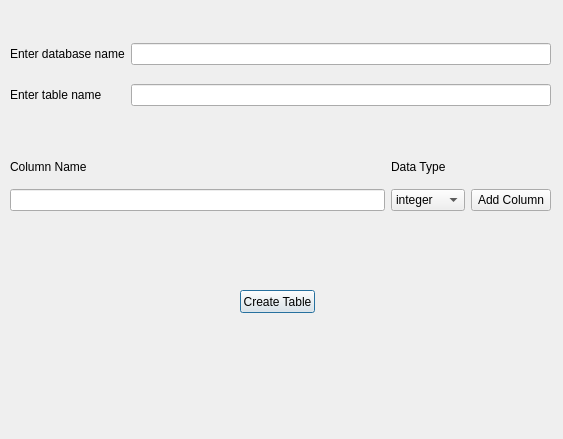
<?xml version="1.0" encoding="UTF-8"?>
<ui version="4.0">
 <class>Dialog</class>
 <widget class="QDialog" name="Dialog">
  <property name="geometry">
   <rect>
    <x>0</x>
    <y>0</y>
    <width>563</width>
    <height>439</height>
   </rect>
  </property>
  <property name="windowTitle">
   <string>Dialog</string>
  </property>
  <widget class="QLabel" name="label_result">
   <property name="geometry">
    <rect>
     <x>50</x>
     <y>360</y>
     <width>451</width>
     <height>41</height>
    </rect>
   </property>
   <property name="text">
    <string/>
   </property>
   <property name="wordWrap">
    <bool>true</bool>
   </property>
  </widget>
  <widget class="QPushButton" name="pushButton_CreateTable">
   <property name="geometry">
    <rect>
     <x>240</x>
     <y>290</y>
     <width>75</width>
     <height>23</height>
    </rect>
   </property>
   <property name="text">
    <string>Create Table</string>
   </property>
  </widget>
  <widget class="QLabel" name="label_ColumnList">
   <property name="geometry">
    <rect>
     <x>20</x>
     <y>230</y>
     <width>531</width>
     <height>41</height>
    </rect>
   </property>
   <property name="text">
    <string/>
   </property>
   <property name="wordWrap">
    <bool>true</bool>
   </property>
  </widget>
  <widget class="QWidget" name="">
   <property name="geometry">
    <rect>
     <x>10</x>
     <y>30</y>
     <width>541</width>
     <height>91</height>
    </rect>
   </property>
   <layout class="QGridLayout" name="gridLayout">
    <item row="1" column="1">
     <widget class="QLineEdit" name="lineEditTableName"/>
    </item>
    <item row="1" column="0">
     <widget class="QLabel" name="label_2">
      <property name="text">
       <string>Enter table name</string>
      </property>
     </widget>
    </item>
    <item row="0" column="0">
     <widget class="QLabel" name="label">
      <property name="text">
       <string>Enter database name</string>
      </property>
     </widget>
    </item>
    <item row="0" column="1">
     <widget class="QLineEdit" name="lineEditDBName"/>
    </item>
   </layout>
  </widget>
  <widget class="QWidget" name="">
   <property name="geometry">
    <rect>
     <x>10</x>
     <y>150</y>
     <width>541</width>
     <height>61</height>
    </rect>
   </property>
   <layout class="QGridLayout" name="gridLayout_2">
    <item row="0" column="1">
     <widget class="QLabel" name="label_4">
      <property name="text">
       <string>Data Type</string>
      </property>
     </widget>
    </item>
    <item row="1" column="0">
     <widget class="QLineEdit" name="lineEditColumnName"/>
    </item>
    <item row="0" column="0">
     <widget class="QLabel" name="label_3">
      <property name="text">
       <string>Column Name</string>
      </property>
     </widget>
    </item>
    <item row="1" column="2">
     <widget class="QPushButton" name="pushButton_AddColumn">
      <property name="text">
       <string>Add Column</string>
      </property>
     </widget>
    </item>
    <item row="1" column="1">
     <widget class="QComboBox" name="comboBox">
      <item>
       <property name="text">
        <string>integer</string>
       </property>
      </item>
      <item>
       <property name="text">
        <string>text</string>
       </property>
      </item>
      <item>
       <property name="text">
        <string>numeric</string>
       </property>
      </item>
      <item>
       <property name="text">
        <string>real</string>
       </property>
      </item>
      <item>
       <property name="text">
        <string>blob</string>
       </property>
      </item>
     </widget>
    </item>
   </layout>
  </widget>
 </widget>
 <tabstops>
  <tabstop>lineEditDBName</tabstop>
  <tabstop>lineEditTableName</tabstop>
  <tabstop>lineEditColumnName</tabstop>
  <tabstop>comboBox</tabstop>
  <tabstop>pushButton_AddColumn</tabstop>
 </tabstops>
 <resources/>
 <connections>
  <connection>
   <sender>pushButton_AddColumn</sender>
   <signal>pressed()</signal>
   <receiver>Dialog</receiver>
   <slot>addColmn()</slot>
   <hints>
    <hint type="sourcelabel">
     <x>507</x>
     <y>202</y>
    </hint>
    <hint type="destinationlabel">
     <x>507</x>
     <y>239</y>
    </hint>
   </hints>
  </connection>
  <connection>
   <sender>pushButton_CreateTable</sender>
   <signal>pressed()</signal>
   <receiver>Dialog</receiver>
   <slot>createTbl()</slot>
   <hints>
    <hint type="sourcelabel">
     <x>521</x>
     <y>97</y>
    </hint>
    <hint type="destinationlabel">
     <x>542</x>
     <y>126</y>
    </hint>
   </hints>
  </connection>
 </connections>
 <slots>
  <slot>createDB()</slot>
  <slot>createTbl()</slot>
  <slot>addColmn()</slot>
 </slots>
</ui>
